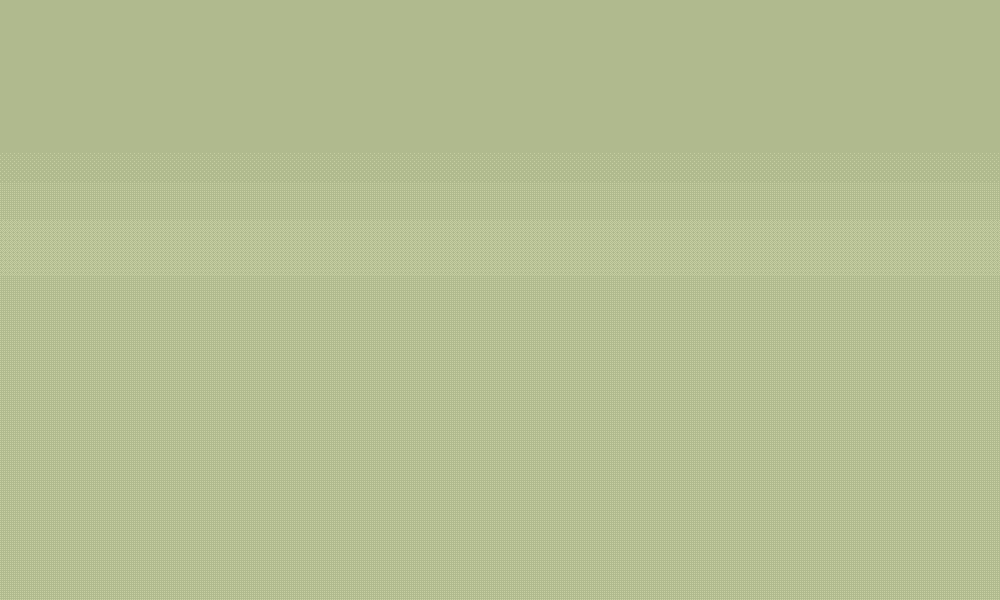

Rendered tile map (Tiled .tmx) drawn with the repository's tilesets; below, a short description and the map source with its tile grids summarised:
An orthogonal 50x30 tile map with 20x20 px tiles, 1 tile layer (bg).

<map version="1.0" orientation="orthogonal" width="50" height="30" tilewidth="20" tileheight="20">
 <tileset firstgid="1" name="tiles_sydney" tilewidth="20" tileheight="20">
  <image source="../../../../../SuperLemonadeFactory1989Content/Lemonade/bgtiles_warehouse.png" width="500" height="500" />
  <terraintypes>
   <terrain name="regularBlocks" tile="-1" />
  </terraintypes>
  <tile id="8" terrain=",,,0" />
  <tile id="9" terrain=",,0,0" />
  <tile id="10" terrain=",,0,0" />
  <tile id="11" terrain=",,0,0" />
  <tile id="12" terrain=",,0,0" />
  <tile id="13" terrain=",,0,0" />
  <tile id="14" terrain=",,0," />
  <tile id="15" terrain="0,0,0," />
  <tile id="16" terrain="0,0,,0" />
  <tile id="28" terrain=",0,,0" />
  <tile id="34" terrain="0,,0," />
  <tile id="35" terrain="0,,0,0" />
  <tile id="36" terrain=",0,0,0" />
  <tile id="48" terrain=",0,,0" />
  <tile id="54" terrain="0,,0," />
  <tile id="68" terrain=",0,,0" />
  <tile id="74" terrain="0,,0," />
  <tile id="88" terrain=",0,,0" />
  <tile id="94" terrain="0,,0," />
  <tile id="108" terrain=",0,,0" />
  <tile id="114" terrain="0,,0," />
  <tile id="128" terrain=",0,," />
  <tile id="129" terrain="0,0,," />
  <tile id="130" terrain="0,0,," />
  <tile id="131" terrain="0,0,," />
  <tile id="132" terrain="0,0,," />
  <tile id="133" terrain="0,0,," />
  <tile id="134" terrain="0,,," />
  <tile id="194" terrain="0,0,0,0" />
  <tile id="356">
   <properties>
    <property name="LargeCrate" value="" />
   </properties>
  </tile>
  <tile id="380">
   <properties>
    <property name="Andre" value="" />
   </properties>
  </tile>
  <tile id="381">
   <properties>
    <property name="Liselot" value="" />
   </properties>
  </tile>
  <tile id="382">
   <properties>
    <property name="Amsterdaam" value="" />
   </properties>
  </tile>
  <tile id="383">
   <properties>
    <property name="Worker" value="" />
   </properties>
  </tile>
  <tile id="384">
   <properties>
    <property name="Inspector" value="" />
   </properties>
  </tile>
  <tile id="385">
   <properties>
    <property name="Chef" value="" />
   </properties>
  </tile>
  <tile id="386">
   <properties>
    <property name="Exit" value="" />
   </properties>
  </tile>
  <tile id="387">
   <properties>
    <property name="Trampoline" value="" />
   </properties>
  </tile>
  <tile id="388">
   <properties>
    <property name="SmallCrate" value="" />
   </properties>
  </tile>
  <tile id="389">
   <properties>
    <property name="SugarBag" value="" />
   </properties>
  </tile>
 </tileset>
 <layer name="bg" width="50" height="30">
  <data>[1500 cells, 1500 non-empty, 22 distinct tile ids]</data>
 </layer>
</map>
